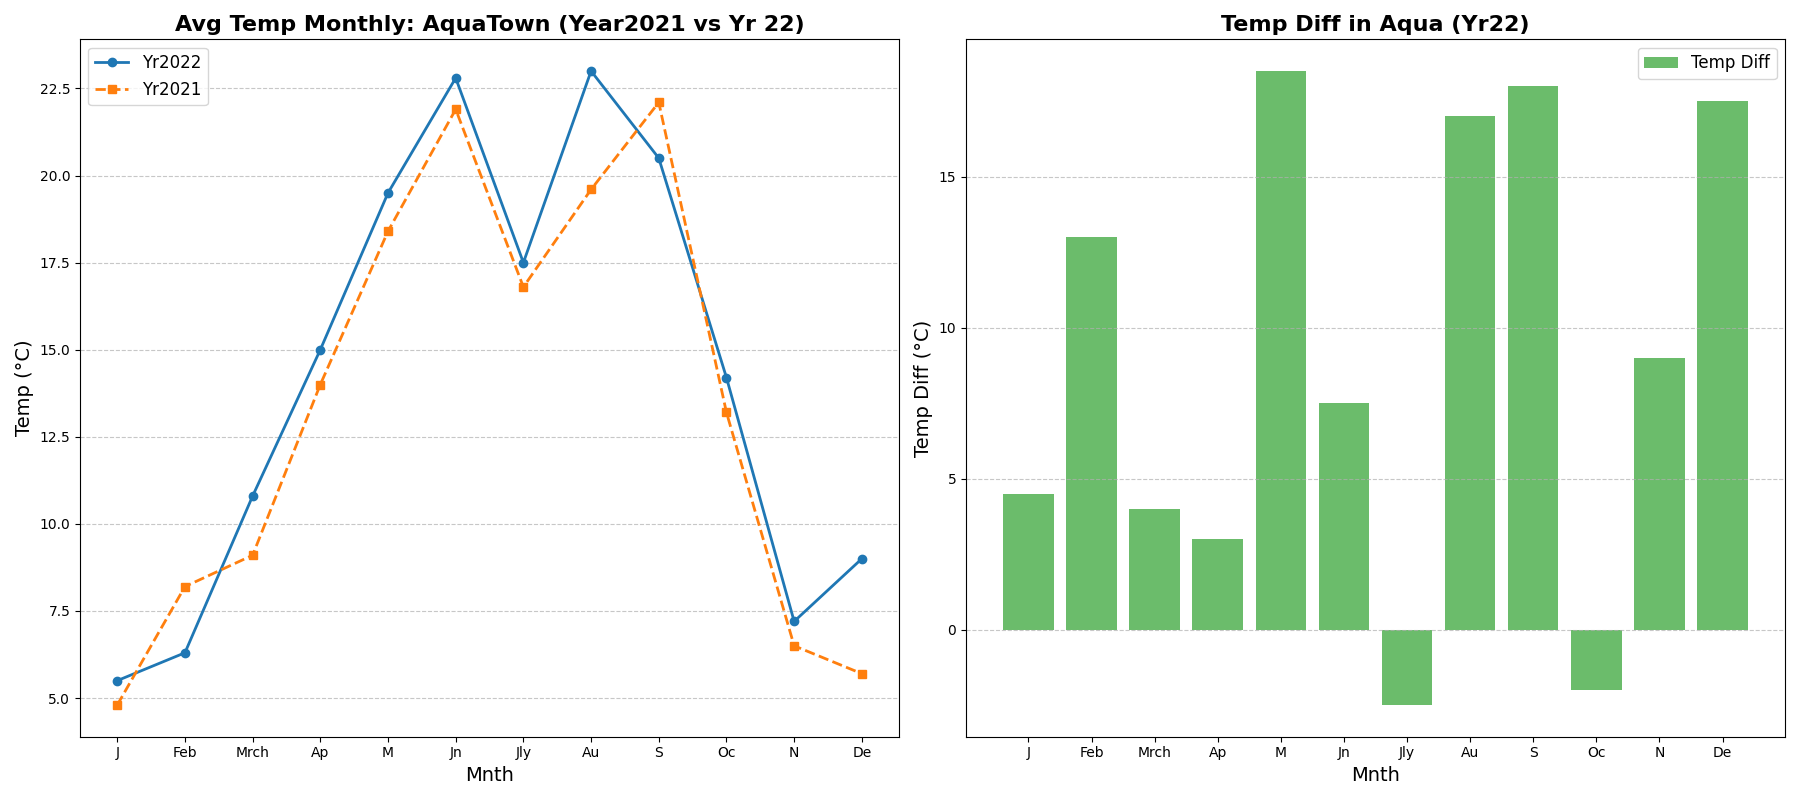

Recreate this plot in Python.
import matplotlib.pyplot as plt
import numpy as np

# Data for monthly average temperatures in Aqualis (°C)
months = np.arange(1, 13)
avg_temperatures_2022 = np.array([5.5, 6.3, 10.8, 15.0, 19.5, 22.8, 17.5, 23.0, 20.5, 14.2, 7.2, 9.0])
avg_temperatures_2021 = np.array([4.8, 8.2, 9.1, 14.0, 18.4, 21.9, 16.8, 19.6, 22.1, 13.2, 6.5, 5.7])

# High and Low temperatures for each month in 2022
high_temperatures_2022 = np.array([8.0, 17.5, 10.0, 20.0, 28.5, 22.5, 15.0, 29.0, 26.0, 9.0, 12.0, 24.0])
low_temperatures_2022 = np.array([3.5, 4.5, 6.0, 17.0, 10.0, 15.0, 17.5, 12.0, 8.0, 11.0, 3.0, 6.5])

temperature_range_2022 = high_temperatures_2022 - low_temperatures_2022

fig, (ax1, ax2) = plt.subplots(1, 2, figsize=(18, 8))

ax1.plot(months, avg_temperatures_2022, marker='o', linestyle='-', color='#1f77b4', linewidth=2, label='Yr2022')
ax1.plot(months, avg_temperatures_2021, marker='s', linestyle='--', color='#ff7f0e', linewidth=2, label='Yr2021')

ax1.set_title('Avg Temp Monthly: AquaTown (Year2021 vs Yr 22)', fontsize=16, fontweight='bold')
ax1.set_xlabel('Mnth', fontsize=14)
ax1.set_ylabel('Temp (°C)', fontsize=14)
ax1.set_xticks(months)
ax1.set_xticklabels(['J', 'Feb', 'Mrch', 'Ap', 'M', 'Jn', 'Jly', 'Au', 'S', 'Oc', 'N', 'De'])
ax1.grid(axis='y', linestyle='--', alpha=0.7)
ax1.legend(loc='upper left', fontsize=12)

ax2.bar(months, temperature_range_2022, color='#2ca02c', label='Temp Diff', alpha=0.7)

ax2.set_title('Temp Diff in Aqua (Yr22)', fontsize=16, fontweight='bold')
ax2.set_xlabel('Mnth', fontsize=14)
ax2.set_ylabel('Temp Diff (°C)', fontsize=14)
ax2.set_xticks(months)
ax2.set_xticklabels(['J', 'Feb', 'Mrch', 'Ap', 'M', 'Jn', 'Jly', 'Au', 'S', 'Oc', 'N', 'De'])
ax2.grid(axis='y', linestyle='--', alpha=0.7)
ax2.legend(loc='upper right', fontsize=12)

plt.tight_layout()
plt.show()
